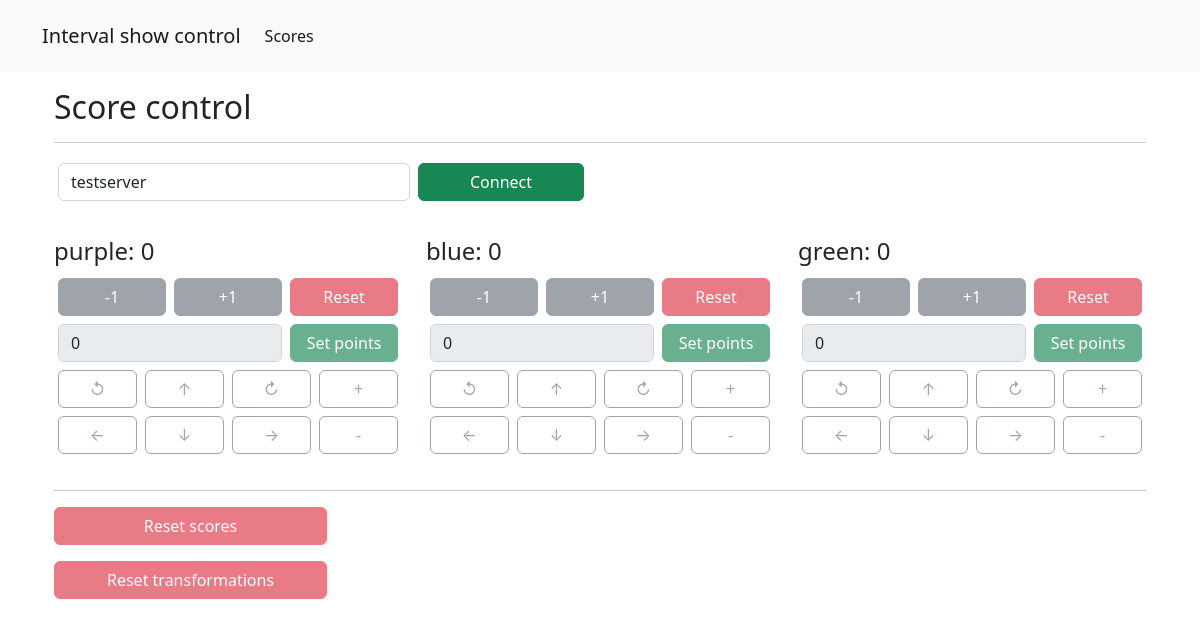
/scores, run on the app's committed database.
### scores/models.py (models this page shows, shortened)
class Team(models.Model):
    color = models.CharField(max_length=20)
    index = models.IntegerField(default=0)

class Score(models.Model):
    score = models.IntegerField(default=0)
    team = models.OneToOneField(
        "Team", on_delete=models.CASCADE, editable=False, related_name="score"
    )

### scores/views.py (the view)
# urls.py: path("", include("scores.urls")),
def scores(request):
    if request.method == "GET":
        host = request.GET.get("host")
    if not host:
        host = request.get_host()
    return render(
        request,
        "scores.html",
        {
            "title": "Scores",
            "teams": Team.objects.all().order_by("index"),
            "host": host,
        },
    )

### scores/templates/scores.html (shortened to what this page needs)
{% extends 'body.html' %}
{% load static %}
{% block main %}
<div class="container">
	<h2>Score control</h2>
	<hr>
	<div class="row">
		<div class="col-8 col-lg-4 p-1 ps-3">
			<input id="form-connect-input" form="form-connect" class="form-control" name="host" value="{% if host %}{{ host }}{% endif %}">
		</div>
		<div class="col-4 col-lg-2 d-grid gap-0 p-1 pe-3">
			<button id="form-connect-button" form="form-connect" type="submit" class="btn btn-success p-0">Connect</button>
		</div>
	</div>
	<div id="controls">
		<div class="row my-3">
			{% for t in teams %}
			<div class="col-12 col-md-6 col-lg-4 my-3" data-team="{{ t.color }}">
				<h4>{{ t.color }}: <span id="score-{{ t.color }}">{{ t.score.score }}</span></h4>
				<div class="container text-center">
					<div class="row">
						<div class="col-4 d-grid gap-0 p-1">
							<button type="button" class="btn btn-secondary" onclick="add_points('{{ t.color }}', -1)">-1</button>
						</div>
						<div class="col-4 d-grid gap-0 p-1">
							<button type="button" class="btn btn-secondary" onclick="add_points('{{ t.color }}', 1)">+1</button>
						</div>
						<div class="col-4 d-grid gap-0 p-1">
							<button type="button" class="btn btn-danger" onclick="reset_scores('{{ t.color }}')">Reset</button>
						</div>
						<div class="col-8 p-1">
							<input form="form-points-{{ t.color }}" type="number" min="0" step="1" value="0" class="form-control" name="points">
						</div>
						<div class="col-4 d-grid gap-0 p-1">
							<button form="form-points-{{ t.color }}" type="submit" class="btn btn-success p-0">Set points</button>
						</div>
						<div class="col-3 d-grid gap-0 p-1">
							<button type="button" class="btn btn-outline-secondary" onclick="transform('{{ t.color }}', 'rotate', 'cc')">↺</button>
						</div>
						<div class="col-3 d-grid gap-0 p-1">
							<button type="button" class="btn btn-outline-secondary" onclick="transform('{{ t.color }}', 'translate', 'up')">↑</button>
						</div>
						<div class="col-3 d-grid gap-0 p-1">
							<button type="button" class="btn btn-outline-secondary" onclick="transform('{{ t.color }}', 'rotate', 'c')">↻</button>
						</div>
						<div class="col-3 d-grid gap-0 p-1">
							<button type="button" class="btn btn-outline-secondary" onclick="transform('{{ t.color }}', 'scale', 'up')">+</button>
						</div>
						<div class="col-3 d-grid gap-0 p-1">
							<button type="button" class="btn btn-outline-secondary" onclick="transform('{{ t.color }}', 'translate', 'left')">←</button>
						</div>
						<div class="col-3 d-grid gap-0 p-1">
							<button type="button" class="btn btn-outline-secondary" onclick="transform('{{ t.color }}', 'translate', 'down')">↓</button>
						</div>
						<div class="col-3 d-grid gap-0 p-1">
							<button type="button" class="btn btn-outline-secondary" onclick="transform('{{ t.color }}', 'translate', 'right')">→</button>
						</div>
						<div class="col-3 d-grid gap-0 p-1">
							<button type="button" class="btn btn-outline-secondary" onclick="transform('{{ t.color }}', 'scale', 'down')">-</button>
						</div>
					</div>
				</div>
			</div>
			{% endfor %}
		</div>
		<hr>
		<div class="col-sm-6 col-lg-3 col-xxl-2 d-grid my-3">
			<button type="button" class="btn btn-danger" onclick="reset_all_scores()">Reset scores</button>
		</div>
		<div class="col-sm-6 col-lg-3 col-xxl-2 d-grid my-3">
			<button type="button" class="btn btn-danger" onclick="reset_all_transformations()">Reset transformations</button>
		</div>
	</div>
</div>
{% endblock main %}

### data on the page
Team: color "purple", score.score "0"
Team: color "blue", score.score "0"
Team: color "green", score.score "0"
